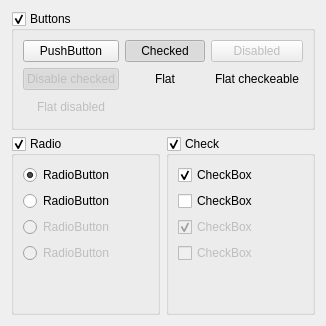
      <widget class="QWidget" name="tab_11">
       <attribute name="title">
        <string>Page</string>
       </attribute>
       <layout class="QGridLayout" name="gridLayout_11">
        <item row="1" column="0" colspan="2">
         <widget class="QGroupBox" name="groupBox_2">
          <property name="title">
           <string>Radio</string>
          </property>
          <property name="checkable">
           <bool>true</bool>
          </property>
          <layout class="QGridLayout" name="gridLayout_2">
           <item row="3" column="0">
            <widget class="QRadioButton" name="radioButton_3">
             <property name="enabled">
              <bool>false</bool>
             </property>
             <property name="text">
              <string>RadioButton</string>
             </property>
            </widget>
           </item>
           <item row="1" column="0">
            <widget class="QRadioButton" name="radioButton_2">
             <property name="text">
              <string>RadioButton</string>
             </property>
             <property name="autoExclusive">
              <bool>false</bool>
             </property>
            </widget>
           </item>
           <item row="2" column="0">
            <widget class="QRadioButton" name="radioButton_4">
             <property name="enabled">
              <bool>false</bool>
             </property>
             <property name="text">
              <string>RadioButton</string>
             </property>
             <property name="checked">
              <bool>false</bool>
             </property>
            </widget>
           </item>
           <item row="4" column="0">
            <spacer name="verticalSpacer">
             <property name="orientation">
              <enum>Qt::Orientation::Vertical</enum>
             </property>
             <property name="sizeHint" stdset="0">
              <size>
               <width>20</width>
               <height>40</height>
              </size>
             </property>
            </spacer>
           </item>
           <item row="0" column="0">
            <widget class="QRadioButton" name="radioButton">
             <property name="text">
              <string>RadioButton</string>
             </property>
             <property name="checked">
              <bool>true</bool>
             </property>
             <property name="autoExclusive">
              <bool>false</bool>
             </property>
            </widget>
           </item>
          </layout>
         </widget>
        </item>
        <item row="1" column="2" colspan="2">
         <widget class="QGroupBox" name="groupBox_3">
          <property name="title">
           <string>Check</string>
          </property>
          <property name="checkable">
           <bool>true</bool>
          </property>
          <layout class="QGridLayout" name="gridLayout_3">
           <item row="3" column="0">
            <widget class="QCheckBox" name="checkBox_2">
             <property name="enabled">
              <bool>false</bool>
             </property>
             <property name="text">
              <string>CheckBox</string>
             </property>
            </widget>
           </item>
           <item row="4" column="0">
            <spacer name="verticalSpacer_2">
             <property name="orientation">
              <enum>Qt::Orientation::Vertical</enum>
             </property>
             <property name="sizeHint" stdset="0">
              <size>
               <width>20</width>
               <height>40</height>
              </size>
             </property>
            </spacer>
           </item>
           <item row="0" column="0">
            <widget class="QCheckBox" name="checkBox">
             <property name="text">
              <string>CheckBox</string>
             </property>
             <property name="checked">
              <bool>true</bool>
             </property>
             <property name="tristate">
              <bool>true</bool>
             </property>
            </widget>
           </item>
           <item row="1" column="0">
            <widget class="QCheckBox" name="checkBox_3">
             <property name="text">
              <string>CheckBox</string>
             </property>
             <property name="tristate">
              <bool>true</bool>
             </property>
            </widget>
           </item>
           <item row="2" column="0">
            <widget class="QCheckBox" name="checkBox_4">
             <property name="enabled">
              <bool>false</bool>
             </property>
             <property name="text">
              <string>CheckBox</string>
             </property>
             <property name="checked">
              <bool>true</bool>
             </property>
            </widget>
           </item>
          </layout>
         </widget>
        </item>
        <item row="0" column="0" colspan="4">
         <widget class="QGroupBox" name="groupBox">
          <property name="title">
           <string>Buttons</string>
          </property>
          <property name="checkable">
           <bool>true</bool>
          </property>
          <layout class="QGridLayout" name="gridLayout">
           <item row="0" column="0">
            <widget class="QPushButton" name="pushButton">
             <property name="toolTip">
              <string>Lorem ipsum dolor sit amet, consectetur adipiscing elit, sed do eiusmod tempor incididunt ut labore et dolore magna aliqua.</string>
             </property>
             <property name="text">
              <string>PushButton</string>
             </property>
            </widget>
           </item>
           <item row="0" column="1">
            <widget class="QPushButton" name="pushButton_3">
             <property name="text">
              <string>Checked</string>
             </property>
             <property name="checkable">
              <bool>true</bool>
             </property>
             <property name="checked">
              <bool>true</bool>
             </property>
            </widget>
           </item>
           <item row="0" column="2">
            <widget class="QPushButton" name="pushButton_6">
             <property name="enabled">
              <bool>false</bool>
             </property>
             <property name="text">
              <string>Disabled</string>
             </property>
             <property name="checkable">
              <bool>false</bool>
             </property>
             <property name="checked">
              <bool>false</bool>
             </property>
             <property name="flat">
              <bool>false</bool>
             </property>
            </widget>
           </item>
           <item row="1" column="0">
            <widget class="QPushButton" name="pushButton_7">
             <property name="enabled">
              <bool>false</bool>
             </property>
             <property name="text">
              <string>Disable checked</string>
             </property>
             <property name="checkable">
              <bool>true</bool>
             </property>
             <property name="checked">
              <bool>true</bool>
             </property>
             <property name="flat">
              <bool>false</bool>
             </property>
            </widget>
           </item>
           <item row="1" column="1">
            <widget class="QPushButton" name="pushButton_11">
             <property name="text">
              <string>Flat</string>
             </property>
             <property name="flat">
              <bool>true</bool>
             </property>
            </widget>
           </item>
           <item row="1" column="2">
            <widget class="QPushButton" name="pushButton_5">
             <property name="text">
              <string>Flat checkeable</string>
             </property>
             <property name="checkable">
              <bool>true</bool>
             </property>
             <property name="checked">
              <bool>false</bool>
             </property>
             <property name="flat">
              <bool>true</bool>
             </property>
            </widget>
           </item>
           <item row="2" column="0">
            <widget class="QPushButton" name="pushButton_4">
             <property name="enabled">
              <bool>false</bool>
             </property>
             <property name="text">
              <string>Flat disabled</string>
             </property>
             <property name="flat">
              <bool>true</bool>
             </property>
            </widget>
           </item>
          </layout>
         </widget>
        </item>
       </layout>
      </widget>
